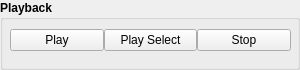
         <widget class="QGroupBox" name="groupBox">
          <property name="sizePolicy">
           <sizepolicy hsizetype="Fixed" vsizetype="Fixed">
            <horstretch>0</horstretch>
            <verstretch>0</verstretch>
           </sizepolicy>
          </property>
          <property name="minimumSize">
           <size>
            <width>300</width>
            <height>60</height>
           </size>
          </property>
          <property name="font">
           <font>
            <bold>true</bold>
           </font>
          </property>
          <property name="title">
           <string>Playback</string>
          </property>
          <widget class="QWidget" name="horizontalLayoutWidget_6">
           <property name="geometry">
            <rect>
             <x>10</x>
             <y>20</y>
             <width>281</width>
             <height>41</height>
            </rect>
           </property>
           <layout class="QHBoxLayout" name="horizontalLayout_10">
            <property name="spacing">
             <number>0</number>
            </property>
            <item>
             <widget class="QPushButton" name="playSoundButton">
              <property name="sizePolicy">
               <sizepolicy hsizetype="Preferred" vsizetype="Fixed">
                <horstretch>0</horstretch>
                <verstretch>0</verstretch>
               </sizepolicy>
              </property>
              <property name="font">
               <font>
                <bold>false</bold>
               </font>
              </property>
              <property name="text">
               <string>Play</string>
              </property>
              <property name="icon">
               <iconset theme="QIcon::ThemeIcon::MediaPlaybackStart"/>
              </property>
             </widget>
            </item>
            <item>
             <widget class="QPushButton" name="playSelectionButton">
              <property name="font">
               <font>
                <bold>false</bold>
               </font>
              </property>
              <property name="text">
               <string>Play Select</string>
              </property>
              <property name="icon">
               <iconset theme="QIcon::ThemeIcon::MediaPlaybackStart"/>
              </property>
             </widget>
            </item>
            <item>
             <widget class="QPushButton" name="stopSoundButton">
              <property name="font">
               <font>
                <bold>false</bold>
               </font>
              </property>
              <property name="text">
               <string>Stop</string>
              </property>
              <property name="icon">
               <iconset theme="QIcon::ThemeIcon::MediaPlaybackStop"/>
              </property>
             </widget>
            </item>
           </layout>
          </widget>
         </widget>
